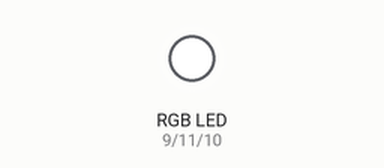
Bench run of a sketch on a simulated Arduino Uno, built with avr-gcc and run on an emulated ATmega328P. Parts: an RGB LED mixed from three pins (HIGH = lit). Pins used as bus, display or sensor lines are not drawn.

Above: at 0.05 s.
Timing chart, 0 to 3.0 s (numbered marks = the images above):
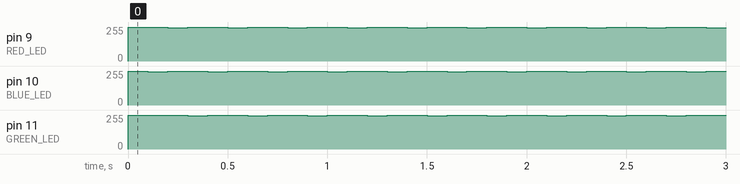

The sketch:

Lesson06-RGBLed.ino
```cpp
const int GREEN_LED = 11;
const int BLUE_LED = 10;
const int RED_LED = 9;
const int POWER = 8;

void setup() {
  pinMode(GREEN_LED, OUTPUT);
  pinMode(BLUE_LED, OUTPUT);
  pinMode(RED_LED, OUTPUT);
  pinMode(POWER, OUTPUT);
  allLedOff();
  digitalWrite(POWER, HIGH);
}

void loop() {
  delay(100);
  allLedOff();
  // 250 = Low, 0 = High
  analogWrite(BLUE_LED, 250);

  delay(100);
  allLedOff();
  // 250 = Low, 0 = High
  analogWrite(RED_LED, 250);

  delay(100);
  allLedOff();
  // 250 = Low, 0 = High
  analogWrite(GREEN_LED, 250);

}

void allLedOff() {
  digitalWrite(GREEN_LED, HIGH);
  digitalWrite(BLUE_LED, HIGH);
  digitalWrite(RED_LED, HIGH);
}
```

Measured:
- by itself, pin 9 (RED_LED), pin 10 (BLUE_LED), pin 11 (GREEN_LED): alternates 255/255 for 0.20 s and 250/255 for 0.10 s
